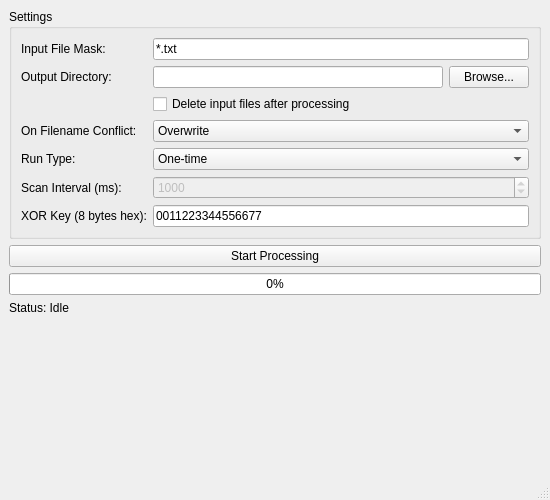
<?xml version="1.0" encoding="UTF-8"?>
<ui version="4.0">
 <class>MainWindow</class>
 <widget class="QMainWindow" name="MainWindow">
  <property name="geometry">
   <rect>
    <x>0</x>
    <y>0</y>
    <width>550</width>
    <height>500</height>
   </rect>
  </property>
  <property name="windowTitle">
   <string>File Modifier</string>
  </property>
  <widget class="QWidget" name="centralwidget">
   <layout class="QVBoxLayout" name="verticalLayout">
    <item>
     <widget class="QGroupBox" name="settingsGroupBox">
      <property name="title">
       <string>Settings</string>
      </property>
      <layout class="QFormLayout" name="formLayout">
       <item row="0" column="0">
        <widget class="QLabel" name="label">
         <property name="text">
          <string>Input File Mask:</string>
         </property>
        </widget>
       </item>
       <item row="0" column="1">
        <widget class="QLineEdit" name="fileMaskLineEdit">
         <property name="text">
          <string>*.txt</string>
         </property>
        </widget>
       </item>
       <item row="1" column="0">
        <widget class="QLabel" name="label_2">
         <property name="text">
          <string>Output Directory:</string>
         </property>
        </widget>
       </item>
       <item row="1" column="1">
        <layout class="QHBoxLayout" name="horizontalLayout">
         <item>
          <widget class="QLineEdit" name="outputDirLineEdit"/>
         </item>
         <item>
          <widget class="QPushButton" name="browseButton">
           <property name="text">
            <string>Browse...</string>
           </property>
          </widget>
         </item>
        </layout>
       </item>
       <item row="2" column="1">
        <widget class="QCheckBox" name="deleteInputCheckBox">
         <property name="text">
          <string>Delete input files after processing</string>
         </property>
        </widget>
       </item>
       <item row="3" column="0">
        <widget class="QLabel" name="label_3">
         <property name="text">
          <string>On Filename Conflict:</string>
         </property>
        </widget>
       </item>
       <item row="3" column="1">
        <widget class="QComboBox" name="conflictActionComboBox">
         <item>
          <property name="text">
           <string>Overwrite</string>
          </property>
         </item>
         <item>
          <property name="text">
           <string>Modify (add counter)</string>
          </property>
         </item>
        </widget>
       </item>
       <item row="4" column="0">
        <widget class="QLabel" name="label_4">
         <property name="text">
          <string>Run Type:</string>
         </property>
        </widget>
       </item>
       <item row="4" column="1">
        <widget class="QComboBox" name="runTypeComboBox">
         <item>
          <property name="text">
           <string>One-time</string>
          </property>
         </item>
         <item>
          <property name="text">
           <string>Timer</string>
          </property>
         </item>
        </widget>
       </item>
       <item row="5" column="0">
        <widget class="QLabel" name="scanIntervalLabel">
         <property name="text">
          <string>Scan Interval (ms):</string>
         </property>
        </widget>
       </item>
       <item row="5" column="1">
        <widget class="QSpinBox" name="scanIntervalSpinBox">
         <property name="enabled">
          <bool>false</bool>
         </property>
         <property name="minimum">
          <number>100</number>
         </property>
         <property name="maximum">
          <number>60000</number>
         </property>
         <property name="value">
          <number>1000</number>
         </property>
        </widget>
       </item>
       <item row="6" column="0">
        <widget class="QLabel" name="label_5">
         <property name="text">
          <string>XOR Key (8 bytes hex):</string>
         </property>
        </widget>
       </item>
       <item row="6" column="1">
        <widget class="QLineEdit" name="xorKeyLineEdit">
         <property name="text">
          <string>0011223344556677</string>
         </property>
         <property name="maxLength">
          <number>16</number>
         </property>
        </widget>
       </item>
      </layout>
     </widget>
    </item>
    <item>
     <widget class="QPushButton" name="startButton">
      <property name="text">
       <string>Start Processing</string>
      </property>
     </widget>
    </item>
    <item>
     <widget class="QProgressBar" name="progressBar">
      <property name="value">
       <number>0</number>
      </property>
     </widget>
    </item>
    <item>
     <widget class="QLabel" name="statusLabel">
      <property name="text">
       <string>Status: Idle</string>
      </property>
     </widget>
    </item>
    <item>
     <spacer name="verticalSpacer">
      <property name="orientation">
       <enum>Qt::Vertical</enum>
      </property>
      <property name="sizeHint" stdset="0">
       <size>
        <width>20</width>
        <height>40</height>
       </size>
      </property>
     </spacer>
    </item>
   </layout>
  </widget>
  <widget class="QMenuBar" name="menubar">
   <property name="geometry">
    <rect>
     <x>0</x>
     <y>0</y>
     <width>550</width>
     <height>21</height>
    </rect>
   </property>
  </widget>
  <widget class="QStatusBar" name="statusbar"/>
 </widget>
 <resources/>
 <connections/>
</ui>
